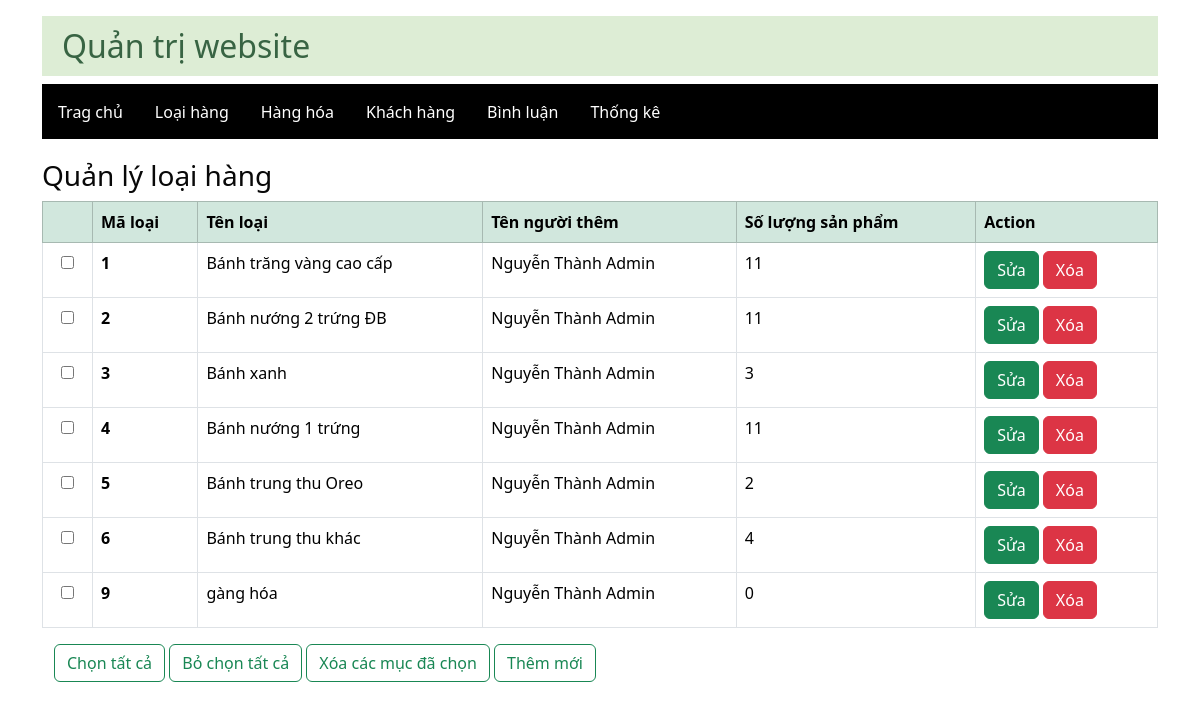
/admin/layout.php?action=category, run on the app's committed database.
### tables this page shows
CREATE TABLE `categories` (
  `category_id` int(11) NOT NULL,
  `category_name` varchar(255) NOT NULL,
  `user_id` int(11) DEFAULT NULL
);

CREATE TABLE `users` (
  `user_id` int(11) NOT NULL,
  `password` varchar(250) NOT NULL,
  `fullname` varchar(50) NOT NULL,
  `status` varchar(50) NOT NULL,
  `user_image` varchar(255) NOT NULL,
  `role` varchar(50) NOT NULL,
  `email` varchar(255) NOT NULL,
  `otp` int(6) NOT NULL
);

### dao/pdo.php (called while the page is built, shortened)
<?php
function pdo_get_connection(){
    $servername = "mysql:host=localhost;dbname=x-shop;charset=utf8";
    $username = "root";
    $password = "";
    try {
      $conn = new PDO($servername, $username, $password);
      $conn->setAttribute(PDO::ATTR_ERRMODE, PDO::ERRMODE_EXCEPTION);
      return $conn;
    } catch(PDOException $e) {
      echo "Lỗi kết nối: " . $e->getMessage();
    }
}
function pdo_query($sql){
    $sql_args = array_slice(func_get_args(), 1);
    try{
        $conn = pdo_get_connection();
        $stmt = $conn->prepare($sql);
        $stmt->execute($sql_args);
        $rows = $stmt->fetchAll();
        return $rows;
    }
    catch(PDOException $e){
        throw $e;
    }
    finally{
        unset($conn);
    }
}
function pdo_query_value($sql){
    $sql_args = array_slice(func_get_args(), 1);
    try{
        $conn = pdo_get_connection();
        $stmt = $conn->prepare($sql);
        $stmt->execute($sql_args);
        $row = $stmt->fetch(PDO::FETCH_ASSOC);
        return array_values($row)[0];
    }
    catch(PDOException $e){
        throw $e;
    }
    finally{
        unset($conn);
    }
}
?>

### dao/dao_category.php (called while the page is built, shortened)
<?php
function selectAll_join_category(){
    $sql = "SELECT * FROM categories AS C
    INNER JOIN users AS U ON C.user_id = U.user_id
    WHERE 1";
    return pdo_query($sql);
}
function count_product_of_category($id){
    $sql = "SELECT count(*) FROM products WHERE category_id=?";
    return pdo_query_value($sql, $id);
}
?>

### admin/categories/category.php (the view)
<h3>Quản lý loại hàng</h3>
<table class="table table-bordered">
    <thead class="table-success">
      <tr>
        <th scope="col"></th>
        <th scope="col">Mã loại</th>
        <th scope="col">Tên loại</th>
        <th scope="col">Tên người thêm</th>
        <th scope="col">Số lượng sản phẩm</th>
        <th scope="col">Action</th>
      </tr>
    </thead>
    <tbody>
      <?php
        foreach ($list_c as $list){
          extract($list);
      ?>
      <tr>
        <td style="width: 50px; text-align: center;"><input type="checkbox" name="" id=""></td>
        <th scope="row"><?=$category_id?></th>
        <td><?=$category_name?></td>
        <td><?=$fullname?></td>
        <td><?=count_product_of_category($category_id);?></td>
        <td>
          <a href="layout.php?action=update-category&id=<?=$category_id?>" class="btn btn-success" href="">Sửa</a>
          <a href="layout.php?action=delete-c&id=<?=$category_id?>" class="btn btn-danger" href="">Xóa</a>
        </td>
      </tr>
      <?php } ?>
    </tbody>
</table>
<div class="container mt-3">
  <a href="" class="btn btn-outline-success">Chọn tất cả</a>
  <a href="" class="btn btn-outline-success">Bỏ chọn tất cả</a>
  <a href="" class="btn btn-outline-success">Xóa các mục đã chọn</a>
  <a href="layout.php?action=add-category" class="btn btn-outline-success">Thêm mới</a>
</div>

### admin/layout.php (style rules this page uses)
.container { width: 1300px; margin: auto; }
.container h3 { margin-top: 20px; color: #080808; }

### data on the page
categories: category_id "1", category_name "Bánh trăng vàng cao cấp", user.fullname "Nguyễn Thành Admin", category_id "11"
categories: category_id "2", category_name "Bánh nướng 2 trứng ĐB", user.fullname "Nguyễn Thành Admin", category_id "11"
categories: category_id "3", category_name "Bánh xanh", user.fullname "Nguyễn Thành Admin"
categories: category_id "4", category_name "Bánh nướng 1 trứng", user.fullname "Nguyễn Thành Admin", category_id "11"
categories: category_id "5", category_name "Bánh trung thu Oreo", user.fullname "Nguyễn Thành Admin", category_id "2"
categories: category_id "6", category_name "Bánh trung thu khác", user.fullname "Nguyễn Thành Admin", category_id "4"
categories: category_id "9", category_name "gàng hóa", user.fullname "Nguyễn Thành Admin", category_id "0"
